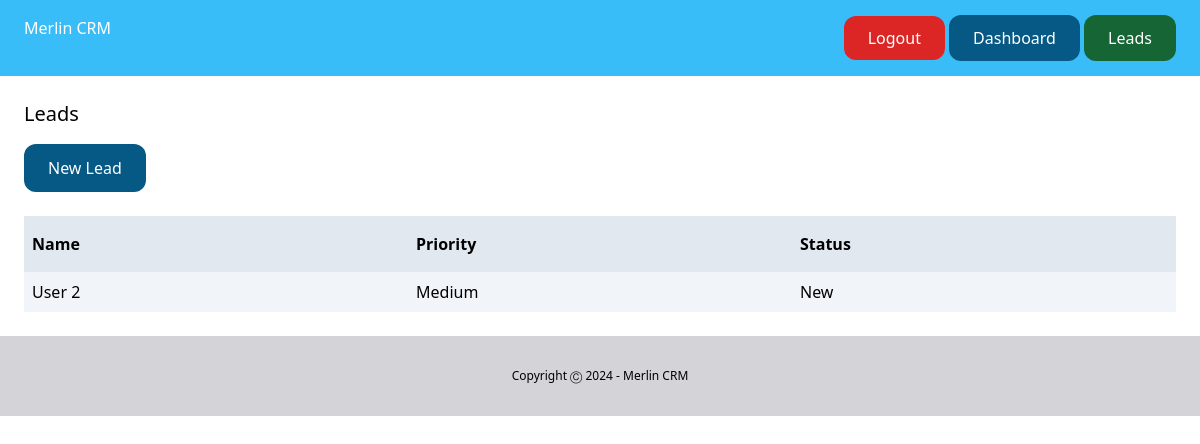
The app's page /dashboard/leads/ (signed in), older data.
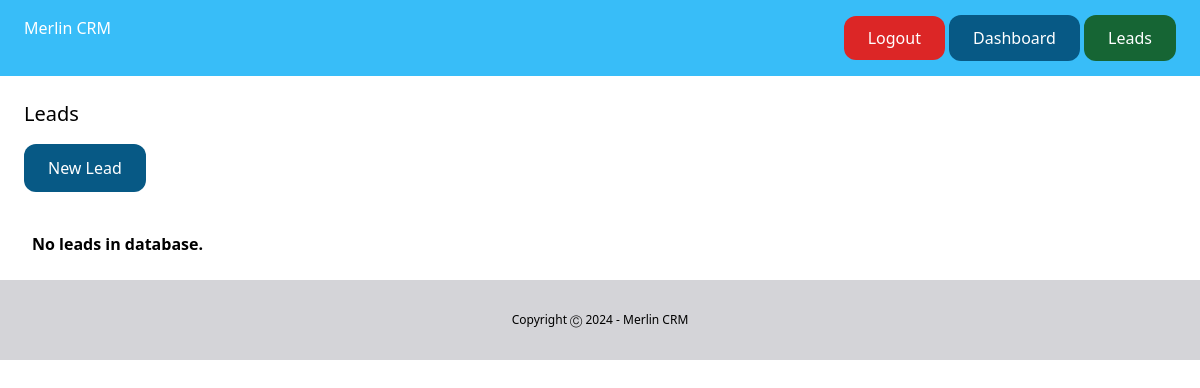
The same page, newer data.
### lead/models.py (models this page shows, shortened)
class Lead(models.Model):
    LOW = 'low'
    MEDIUM = 'medium'
    HIGH = 'high'
    CHOICES_PRIORITY = (
        (LOW, 'Low'),
        (MEDIUM, 'Medium'),
        (HIGH, 'High'),
    )
    NEW = 'new'
    CONTACTED = 'contacted'
    GAINED = 'gained'
    LOST = 'lost'
    CHOICES_STATUS = (
        (NEW, 'New'),
        (CONTACTED, 'Contacted'),
        (GAINED, 'Gained'),
        (LOST, 'Lost'),
    )
    name = models.CharField(max_length=260)
    email = models.EmailField()
    description = models.TextField(blank=True, null=True)
    priority = models.CharField(max_length=10, choices=CHOICES_PRIORITY, default=MEDIUM)
    status = models.CharField(max_length=10, choices=CHOICES_STATUS, default=NEW)
    converted_to_client = models.BooleanField(default=False)
    created_by = models.ForeignKey(User, related_name='leads', on_delete=models.CASCADE)
    created_on = models.DateTimeField(auto_now_add=True)
    modified_on = models.DateTimeField(auto_now=True)

### lead/views.py (the view)
# urls.py: path('', views.leads_list, name='leads_list'),
@login_required
def leads_list(request):
    leads = Lead.objects.filter(created_by=request.user, converted_to_client=False)
    return render(request, 'leads_list.html', {
        'leads': leads
    })

### templates/leads_list.html (shortened to what this page needs)
{% extends 'base.html' %}
{% block content %}
<div class="py-6 px-6">
    <h1 class="mb-4 text-xl">Leads</h1>
    <a href="{% url 'new_lead' %}" class="inline-block py-3 px-6 bg-sky-800 rounded-xl text-white">New Lead</a>
    {% if leads %}
        <div class="mt-6 flex justify-between">
            <p class="py-4 px-2 bg-slate-200 font-semibold w-full">Name</p>
            <p class="py-4 px-2 bg-slate-200 font-semibold w-full">Priority</p>
            <p class="py-4 px-2 bg-slate-200 font-semibold w-full">Status</p>
        </div>
        {% for lead in leads %}
            <div class="flex justify-between">
                <p class="py-2 px-2 w-full {% cycle 'bg-slate-100' '' %}">
                    <a href="{% url 'leads_detail' lead.id %}">{{ lead.name }}</a>
                </p>
                <p class="py-2 px-2 w-full {% cycle 'bg-slate-100' '' %}">{{ lead.get_priority_display }}</p>
                <p class="py-2 px-2 w-full {% cycle 'bg-slate-100' '' %}">{{ lead.get_status_display }}</p>
            </div>
        {% endfor %}
    {% else %}
        <p class="mt-6 px-2 pt-4 font-semibold">No leads in database.</p>
    {% endif %}
</div>
{% endblock %}

Row changes from the older to the newer data that the page shows:
removed Lead: name "User 2", priority "Medium", status "New"
Text that changed along with them:
text no longer shown: "Name Priority Status"
text now shown: "No leads in database."
